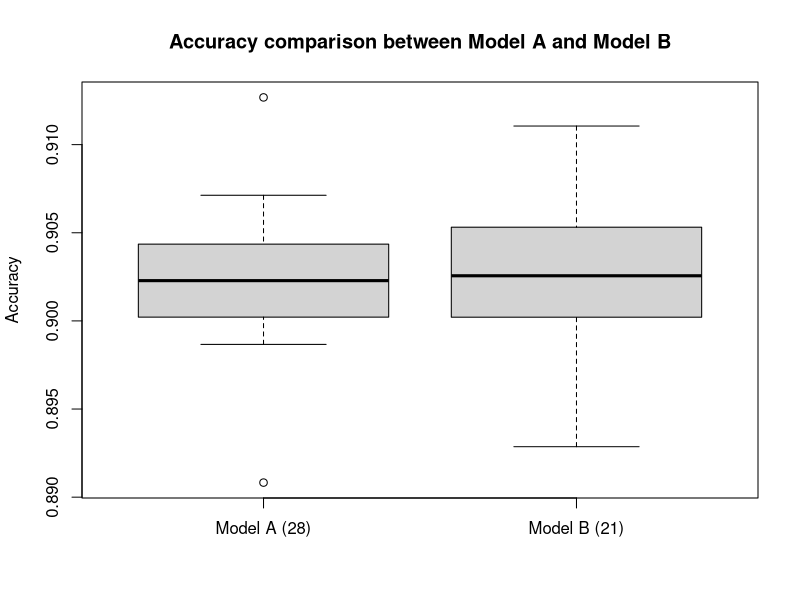
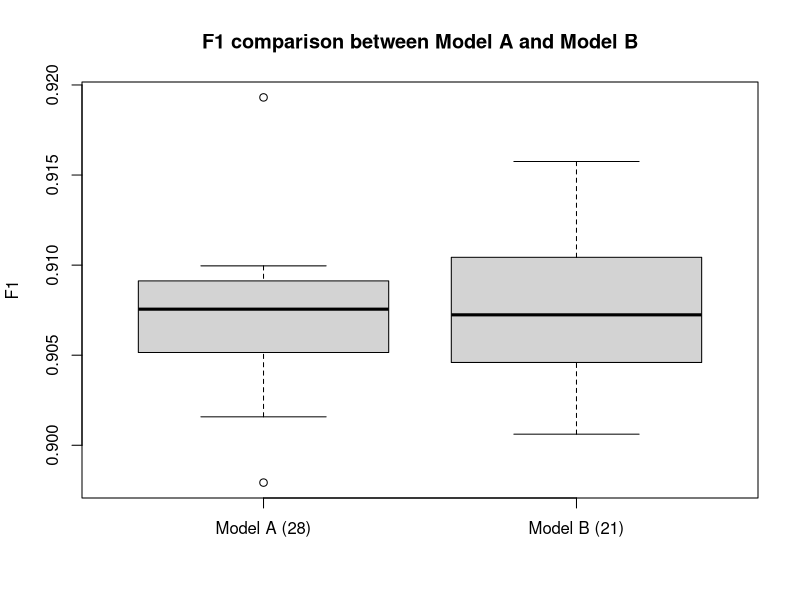

Generate these figures, in order, with R:

#  028-fr_cz_flw__n_175__m_5.md
model_A_accuracy <- c(
    0.8986672, 0.9071266, 0.9016988, 0.8908271, 0.9017584, 0.9043544, 0.9002144, 0.9126787, 0.9028094, 0.9039646
)

model_A_f1 <- c(
    0.9015800, 0.9099596, 0.9052438, 0.8979293, 0.9070524, 0.9080607, 0.9051501, 0.9193094, 0.9082766, 0.9091240
)

# 021-add_follow_rate__remove_cz_flw.md
model_B_accuracy <- c(
    0.9091961, 0.9110544, 0.9001724, 0.8928641, 0.9008170, 0.9053153, 0.9002095, 0.9044923, 0.9035258, 0.9015922
)

model_B_f1 <- c(
    0.9125023, 0.9157523, 0.9045962, 0.9006166, 0.9061826, 0.9104343, 0.9045537, 0.9083001, 0.9090577, 0.9057505
)

# Test if the accuracy of model A is significantly different from model B
print("Test if the accuracy of models A and B are significantly different")
wilcox.test(model_A_accuracy, model_B_accuracy, alternative = "two.sided")

# Test if the f1 of model A is significantly different from model B
print("Test if the f1 of models A and B are significantly different")
wilcox.test(model_A_f1, model_B_f1, alternative = "two.sided")

## Make box plots
boxplot(model_A_accuracy, model_B_accuracy, names = c("Model A (28)", "Model B (21)"), ylab = "Accuracy", main = "Accuracy comparison between Model A and Model B")

boxplot(model_A_f1, model_B_f1, names = c("Model A (28)", "Model B (21)"), ylab = "F1", main = "F1 comparison between Model A and Model B")


